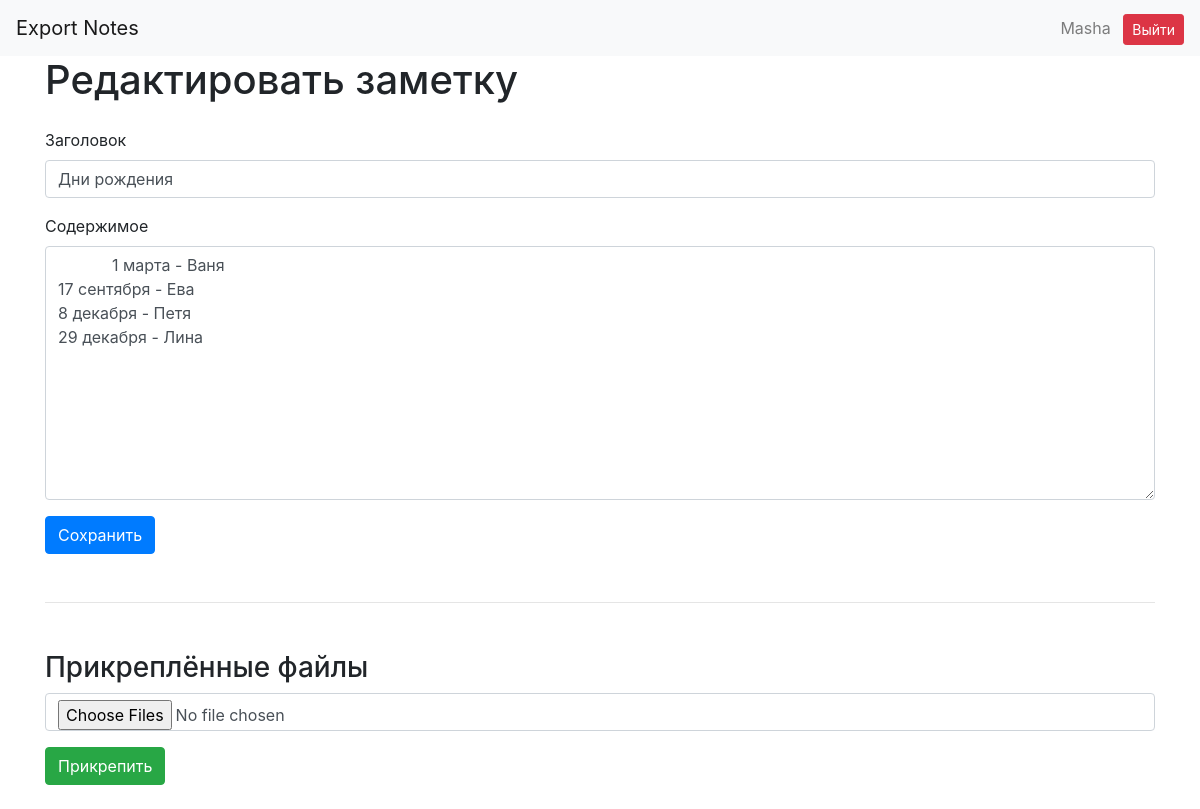
The app's page /note/2/edit (signed in) with its own data.
### database/users.py (models this page shows, shortened)
class User(SqlAlchemyBase, UserMixin):
    __tablename__ = "users"
    id = sqlalchemy.Column(sqlalchemy.Integer, primary_key=True, autoincrement=True)
    username = sqlalchemy.Column(sqlalchemy.String, nullable=False, unique=True)
    password_hash = sqlalchemy.Column(sqlalchemy.String, nullable=False)
    created_at = sqlalchemy.Column(sqlalchemy.DateTime, default=datetime.datetime.now)
    notes = orm.relationship("Note", back_populates='user')

### database/notes.py (models this page shows)
class Note(SqlAlchemyBase, UserMixin):
    __tablename__ = "notes"
    id = sqlalchemy.Column(sqlalchemy.Integer, primary_key=True, autoincrement=True)
    title = sqlalchemy.Column(sqlalchemy.String)
    content = sqlalchemy.Column(sqlalchemy.Text)
    created_at = sqlalchemy.Column(sqlalchemy.DateTime, default=datetime.datetime.now)
    updated_at = sqlalchemy.Column(sqlalchemy.DateTime, default=datetime.datetime.now)
    user_id = sqlalchemy.Column(sqlalchemy.Integer, sqlalchemy.ForeignKey("users.id"))
    user = orm.relationship('User')
    attachments = orm.relationship("Attachment", back_populates='note')

### routes/notes.py (the view, shortened to what this page needs)
@notes_bp.route("/note/<int:id>/edit", methods=["GET", "POST"])
@login_required
def edit_note(id):
    db_sess = create_session()
    note = db_sess.query(Note).filter(Note.id == id, Note.user_id == current_user.id).first()
    if not note:
        flash("Заметка не найдена", "danger")
        return redirect(url_for("notes.notes_list"))
    return render_template("note_form.html", note=note)

### database/db_session.py (called while the page is built)
def create_session() -> Session:
    global __factory
    return __factory()

### templates/note_form.html (shortened to what this page needs)
{% extends "base.html" %}
{% block content %}
<h1 class="mb-4">
    {% if note %}
        Редактировать заметку
    {% else %}
        Создать заметку
    {% endif %}
</h1>
<form method="POST">
    <div class="mb-3">
        <label class="form-label">
            Заголовок
        </label>
        <input type="text" name="title" class="form-control" value="{{ note.title if note else '' }}" required>
    </div>
    <div class="mb-3">
        <label class="form-label">
            Содержимое
        </label>
        <textarea name="content" class="form-control" rows="10" placeholder="# Markdown поддерживается">
            {{ note.content if note else '' }}
        </textarea>
    </div>
    <button class="btn btn-primary">
        Сохранить
    </button>
</form>
{% if note %}
<hr class="my-5">
<h3>Прикреплённые файлы</h3>
<form method="POST" action="/note/{{ note.id }}/attach" enctype="multipart/form-data" class="mb-4">
    <input type="file" name="files" multiple accept="image/*" class="form-control mb-3">
    <button class="btn btn-success">
        Прикрепить
    </button>
</form>
{% endif %}
{% endblock %}

### templates/base.html (shortened to what this page needs)
<!doctype html>
<html lang="en">
<head>
    <link rel="stylesheet"
          href="https://stackpath.bootstrapcdn.com/bootstrap/4.4.1/css/bootstrap.min.css"
>
</head>
<body>
<header>
    <nav class="navbar navbar-light bg-light">
        <a class="navbar-brand" href="#">Export Notes</a>
        {% if current_user.is_authenticated %}
        <div class="ml-auto">
            <span class="navbar-text mr-2">{{ current_user.username }}</span>
            <a class="btn btn-sm btn-danger" href="/logout">Выйти</a>
        </div>
        {% else %}
        <p>
            <a class="btn btn-primary " href="/register">Зарегистрироваться</a>
            <a class="btn btn-success" href="/login">Войти</a>
        </p>
        {% endif %}
    </nav>
</header>
<main role="main" class="container">
    {% block content %}{% endblock %}
</main>
</body>
</html>

### records on screen
User: username "Masha"
Note: title "Дни рождения", content "1 марта - Ваня 17 сентября - Ева 8 декабря - Петя 29 декабря - Лина"
